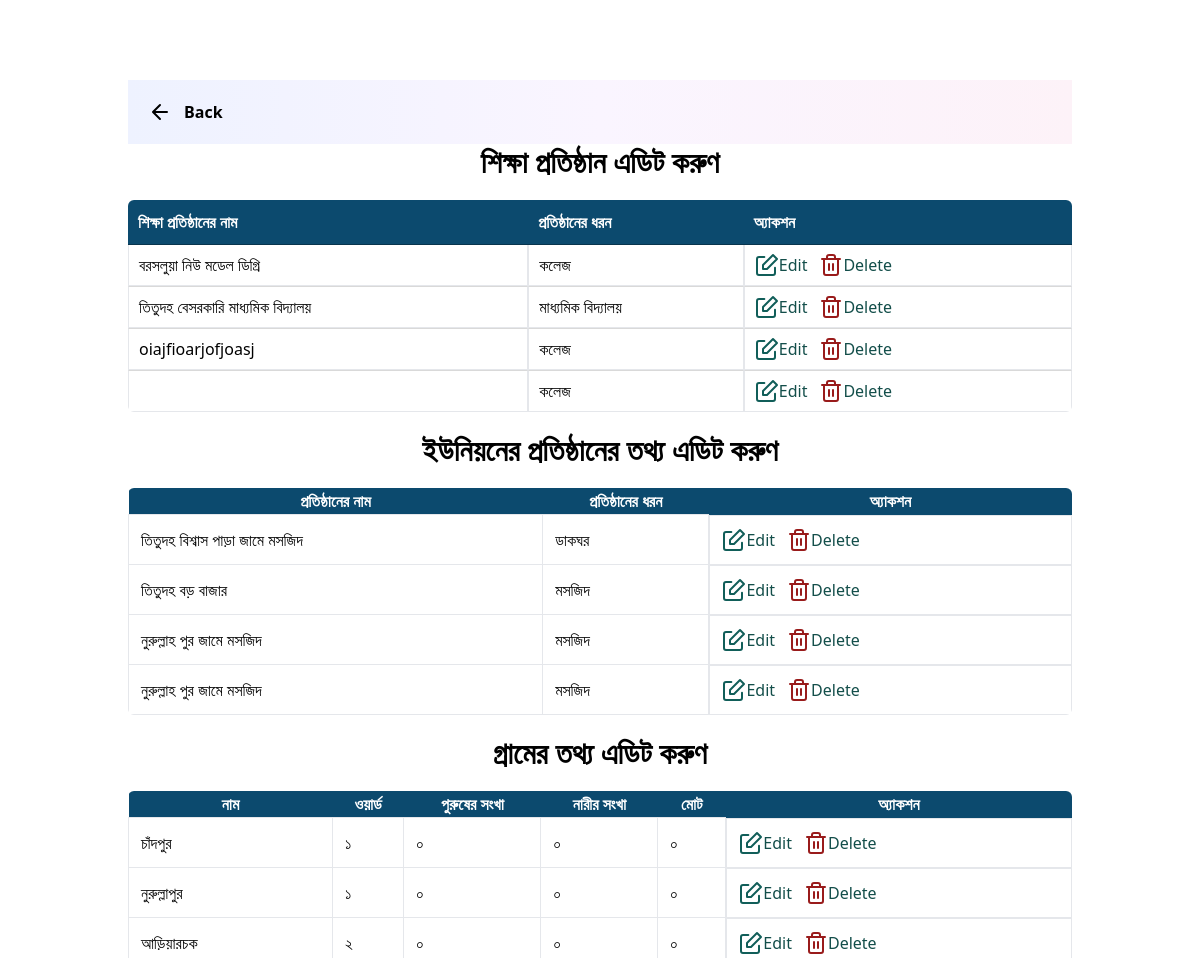
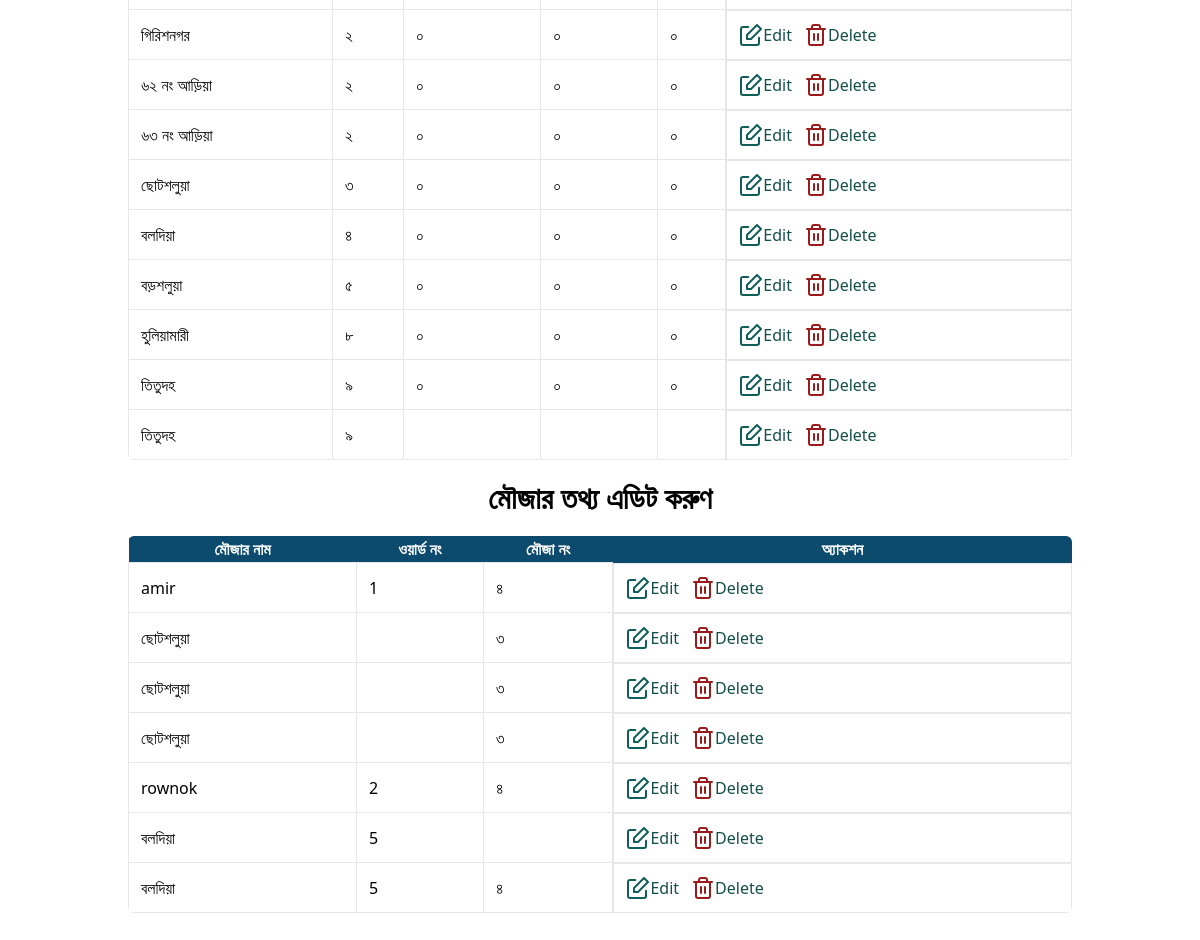
Page /protisthan/edit/pedit.php (signed in) on the committed database (2 pictures, top to bottom).
### tables this page shows
CREATE TABLE `shikkhaprotisthan` (
  `id` int(11) NOT NULL,
  `sname` varchar(255) NOT NULL,
  `sdhoron` varchar(255) NOT NULL
);

CREATE TABLE `upprotisthan` (
  `id` int(11) NOT NULL,
  `name` varchar(255) NOT NULL,
  `pdhoron` varchar(255) NOT NULL
);

CREATE TABLE `gram` (
  `id` int(11) NOT NULL,
  `name` varchar(255) NOT NULL,
  `word` varchar(255) NOT NULL,
  `male` varchar(255) NOT NULL,
  `female` varchar(255) NOT NULL,
  `total` varchar(255) NOT NULL
);

CREATE TABLE `mouja` (
  `id` int(11) NOT NULL,
  `name` varchar(255) NOT NULL,
  `word` varchar(255) NOT NULL,
  `moujano` varchar(255) NOT NULL
);

### protisthan/edit/pedit.php (the view, shortened to what this page needs)
<!doctype html>
<html>
<head>
    <link rel="stylesheet" href="style.css">
    <link href="https://cdn.datatables.net/1.10.19/css/jquery.dataTables.min.css" rel="stylesheet">
    <link href="https://cdn.datatables.net/responsive/2.2.3/css/responsive.dataTables.min.css" rel="stylesheet">
    <script src="https://cdn.tailwindcss.com"></script>
</head>
<body class="md:px-32 mx-auto  py-20">
    <a href="../phome.php" class="text-center bg-gradient-to-r from-indigo-50 via-purple-50 to-pink-50 z-40 font-semibold flex gap-3 items-center sticky top-0 left-0 w-full py-5 px-5">
        <svg xmlns="http://www.w3.org/2000/svg" width="24" height="24" viewBox="0 0 24 24" fill="none" stroke="#000000" stroke-width="2" stroke-linecap="round" stroke-linejoin="round">
            <path d="M19 12H6M12 5l-7 7 7 7" />
        </svg>
        Back</a>
    <p class="text-center font-semibold text-2xl md:text-3xl">শিক্ষা প্রতিষ্ঠান এডিট করুণ </p>
    <div class="container mt-5">
        <table id="example" class="display rounded-md overflow-hidden" style="width:100%">
            <thead>
                <tr class="bg-sky-900 flex flex-col flex-no wrap sm:table-row rounded-l-lg sm:rounded-none mb-2 sm:mb-0 text-white">
                    <th>শিক্ষা প্রতিষ্ঠানের নাম </th>
                    <th>প্রতিষ্ঠানের ধরন</th>
                    <th>অ্যাকশন</th>
                </tr>
            </thead>
            <tbody>
                <?php
                $query = "SELECT * FROM `shikkhaprotisthan`";
                $poriciti = mysqli_query($con, $query);
                while ($row = mysqli_fetch_assoc($poriciti)) {
                    $id = $row['id'];
                ?>
                    <tr class="flex flex-col flex-no wrap sm:table-row mb-2 sm:mb-0">
                        <td class='border-grey-light border  p-3  cursor-pointer'><?= $row['sname'] ?></td>
                        <td class='border-grey-light border  p-3  cursor-pointer'><?= $row['sdhoron'] ?></td>
                        <td class="border-grey-light border  p-3  cursor-pointer flex  gap-3 items-center">
                            <a class="flex items-center text-teal-900 hover:font-medium" href="shikkhaedit.php?id=<?php echo $id; ?>">
                                Edit
                            </a>
                            <a class="flex items-center text-teal-900 hover:font-medium" href="../detete/sdelete.php?id=<?php echo $id; ?>">
                                Delete
                            </a>
                        </td>
                    </tr>
                <?php
                }
                ?>
            </tbody>
        </table>
    </div>
    <p class="text-center font-semibold text-2xl md:text-3xl mt-5"> ইউনিয়নের প্রতিষ্ঠানের তথ্য এডিট করুণ </p>
    <div class="container mt-5">
        <table id="example" class="display rounded-md overflow-hidden" style="width:100%">
            <thead>
                <tr class="bg-sky-900 flex flex-col flex-no wrap sm:table-row rounded-l-lg sm:rounded-none mb-2 sm:mb-0 text-white">
                    <th>প্রতিষ্ঠানের নাম </th>
                    <th>প্রতিষ্ঠানের ধরন</th>
                    <th>অ্যাকশন</th>
                </tr>
            </thead>
            <tbody>
                <?php
                $query = "SELECT * FROM `upprotisthan`";
                $poriciti = mysqli_query($con, $query);
                while ($row = mysqli_fetch_assoc($poriciti)) {
                    $id = $row['id'];
                ?>
                    <tr class="flex flex-col flex-no wrap sm:table-row mb-2 sm:mb-0">
                        <td class='border-grey-light border  p-3  cursor-pointer'><?= $row['name'] ?></td>
                        <td class='border-grey-light border  p-3  cursor-pointer'><?= $row['pdhoron'] ?></td>
                        <td class="border-grey-light border  p-3  cursor-pointer flex  gap-3 items-center">
                            <a class="flex items-center text-teal-900 hover:font-medium" href="upedit.php?id=<?php echo $id; ?>">
                                Edit
                            </a>
                            <a class="flex items-center text-teal-900 hover:font-medium" href="../detete/porishoddelete.php?id=<?php echo $id; ?>">
                                Delete
                            </a>
                        </td>
                    </tr>
                <?php
                }
                ?>
            </tbody>
        </table>
    </div>
    <p class="text-center font-semibold text-2xl md:text-3xl mt-5"> গ্রামের তথ্য এডিট করুণ </p>
    <div class="container mt-5">
        <table id="example" class="display rounded-md overflow-hidden" style="width:100%">
            <thead>
                <tr class="bg-sky-900 flex flex-col flex-no wrap sm:table-row rounded-l-lg sm:rounded-none mb-2 sm:mb-0 text-white">
                    <th>নাম</th>
                    <th>ওয়ার্ড</th>
                    <th>পুরুষের সংখা </th>
                    <th>নারীর সংখা</th>
                    <th>মোট</th>
                    <th>অ্যাকশন</th>
                </tr>
            </thead>
            <tbody>
                <?php
                $query = "SELECT * FROM `gram`";
                $poriciti = mysqli_query($con, $query);
                while ($row = mysqli_fetch_assoc($poriciti)) {
                    $id = $row['id'];
                ?>
                    <tr class="flex flex-col flex-no wrap sm:table-row mb-2 sm:mb-0">
                        <td class='border-grey-light border  p-3  cursor-pointer'><?= $row['name'] ?></td>
                        <td class='border-grey-light border  p-3  cursor-pointer'><?= $row['word'] ?></td>
                        <td class='border-grey-light border  p-3  cursor-pointer'><?= $row['male'] ?></td>
                        <td class='border-grey-light border  p-3  cursor-pointer'><?= $row['female'] ?></td>
                        <td class='border-grey-light border  p-3  cursor-pointer'><?= $row['total'] ?></td>
                        <td class="border-grey-light border  p-3  cursor-pointer flex  gap-3 items-center">
                            <a class="flex items-center text-teal-900 hover:font-medium" href="gramedit.php?id=<?php echo $id; ?>">
                                Edit
                            </a>
                            <a class="flex items-center text-teal-900 hover:font-medium" href="../detete/gramdelete.php?id=<?php echo $id; ?>">
                                Delete
                            </a>
                        </td>
                    </tr>
                <?php
                }
                ?>
            </tbody>
        </table>
    </div>
    <p class="text-center font-semibold text-2xl md:text-3xl mt-5"> মৌজার তথ্য এডিট করুণ </p>
    <div class="container mt-5">
        <table id="example" class="display rounded-md overflow-hidden" style="width:100%">
            <thead>
                <tr class="bg-sky-900 flex flex-col flex-no wrap sm:table-row rounded-l-lg sm:rounded-none mb-2 sm:mb-0 text-white">
                    <th>মৌজার নাম </th>
                    <th>ওয়ার্ড নং </th>
                    <th>মৌজা নং</th>
                    <th>অ্যাকশন</th>
                </tr>
            </thead>
            <tbody>
                <?php
                $query = "SELECT * FROM `mouja`";
                $poriciti = mysqli_query($con, $query);
                while ($row = mysqli_fetch_assoc($poriciti)) {
                    $id = $row['id'];
                ?>
                    <tr class="flex flex-col flex-no wrap sm:table-row mb-2 sm:mb-0">
                        <td class='border-grey-light border  p-3  cursor-pointer'><?= $row['name'] ?></td>
                        <td class='border-grey-light border  p-3  cursor-pointer'><?= $row['word'] ?></td>
                        <td class='border-grey-light border  p-3  cursor-pointer'><?= $row['moujano'] ?></td>
                        <td class="border-grey-light border  p-3  cursor-pointer flex  gap-3 items-center">
                            <a class="flex items-center text-teal-900 hover:font-medium" href="moujaedit.php?id=<?php echo $id; ?>">
                                Edit
                            </a>
                            <a class="flex items-center text-teal-900 hover:font-medium" href="../detete/moujadelete.php?id=<?php echo $id; ?>">
                                Delete
                            </a>
                        </td>
                    </tr>
                <?php
                }
                ?>
            </tbody>
        </table>
    </div>
</body>
</html>

### rows in the picture
shikkhaprotisthan: sname "বরসলুয়া নিউ মডেল ডিগ্রি", sdhoron "কলেজ"
shikkhaprotisthan: sname "তিতুদহ বেসরকারি মাধ্যমিক বিদ্যালয়", sdhoron "মাধ্যমিক বিদ্যালয়"
shikkhaprotisthan: sname "oiajfioarjofjoasj", sdhoron "কলেজ"
shikkhaprotisthan: sdhoron "কলেজ"
upprotisthan: name "তিতুদহ বিশ্বাস পাড়া জামে মসজিদ", pdhoron "ডাকঘর"
upprotisthan: name "তিতুদহ বড় বাজার", pdhoron "মসজিদ"
upprotisthan: name "নুরুল্লাহ পুর জামে মসজিদ", pdhoron "মসজিদ"
upprotisthan: name "নুরুল্লাহ পুর জামে মসজিদ", pdhoron "মসজিদ"
gram: name "চাঁদপুর", word "১", male "০", female "০", total "০"
gram: name "নুরুল্লাপুর", word "১", male "০", female "০", total "০"
gram: name "আড়িয়ারচক", word "২", male "০", female "০", total "০"
gram: name "গিরিশনগর", word "২", male "০", female "০", total "০"
gram: name "৬২ নং আড়িয়া", word "২", male "০", female "০", total "০"
gram: name "৬৩ নং আড়িয়া", word "২", male "০", female "০", total "০"
gram: name "ছোটশলুয়া", word "৩", male "০", female "০", total "০"
gram: name "বলদিয়া", word "৪", male "০", female "০", total "০"
gram: name "বড়শলুয়া", word "৫", male "০", female "০", total "০"
gram: name "হুলিয়ামারী", word "৮", male "০", female "০", total "০"
gram: name "তিতুদহ", word "৯", male "০", female "০", total "০"
gram: name "তিতুদহ", word "৯"
mouja: name "amir", word "1", moujano "৪"
mouja: name "ছোটশলুয়া", moujano "৩"
mouja: name "ছোটশলুয়া", moujano "৩"
mouja: name "ছোটশলুয়া", moujano "৩"
mouja: name "rownok", word "2", moujano "৪"
mouja: name "বলদিয়া", word "5"
mouja: name "বলদিয়া", word "5", moujano "৪"
